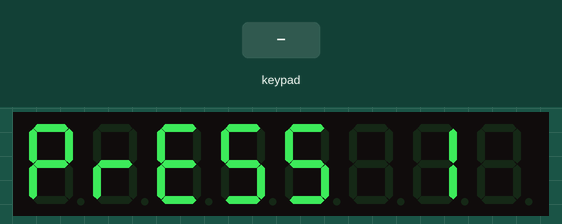
Simulated run of this sketch. Board: Arduino Uno, built with avr-gcc and run on an emulated ATmega328P. Parts: 8-digit seven-segment display. Inputs (shaded band) come from the test bench.

Above: at 1.2 s.
1.3 s: keypad keys 1 2 pressed 0.4 s apart
At 2.7 s:
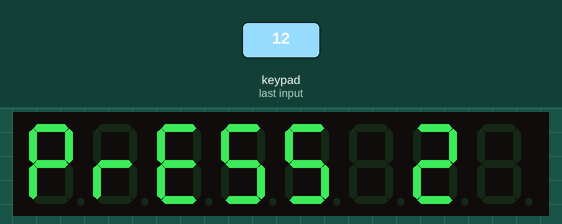
3.6 s: key '3' pressed
5.3 s: key '4' pressed
At 6.7 s:
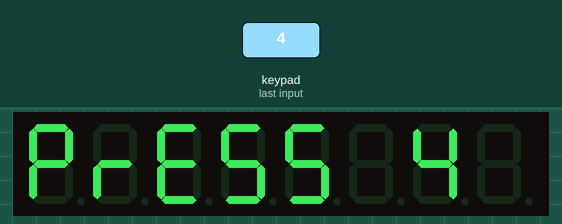
7.0 s: keypad keys 1 2 A pressed 0.4 s apart
At 8.4 s:
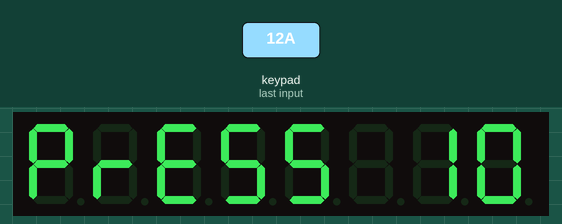
Timing chart, 0 to 10.0 s (numbered marks = the images above; inputs shaded):
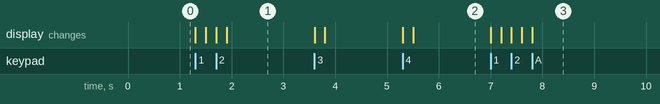

The sketch:

qyf-tm1638.ino
```cpp
/*
   Using the QYF-TM1638 module with Arduino UNO
   Connect DIO, CLK, and STB to digital pins
   Connect VCC to 5V
   Connect GND to GND
*/
#include <TM1638.h>
#include <TM1638QYF.h>

/* TM1638QYF dataPin, clockPin, strobePin */
const int DIOPIN = 8;  // TM1638QYF data pin "DIO"
const int CLKPIN = 9;  // TM1638QYF clock pin "CLK"
const int STBPIN = 10; // TM1638QYF strobe pin "STB"

TM1638QYF module(DIOPIN, CLKPIN, STBPIN);
word mode;

void setup()
{
  module.setupDisplay(true, 7);
  mode = 0;
}

void update(TM1638QYF* module, word* mode) {
  word buttons = module->getButtons();

  // button pressed - change mode
  if (buttons != 0) {
    *mode = buttons >> 1;

    if (*mode < 128) {
      module->clearDisplay();
      delay(100);
    }
  }

  switch (*mode) {
    case 0:
      module->setDisplayToString("press 1");
      break;
    case 1:
      module->setDisplayToString("press 2");
      break;
    case 2:
      module->setDisplayToString("press 3");
      break;
    case 4:
      module->setDisplayToString("press 4");
      break;
    case 8:
      module->setDisplayToString("press 5");
      break;
    case 16:
      module->setDisplayToString("press 6");
      break;
    case 32:
      module->setDisplayToString("press 7");
      break;
    case 64:
      module->setDisplayToString("press 8");
      break;
    case 128:
      module->setDisplayToString("press 9");
      break;
    case 256:
      module->setDisplayToString("press 10");
      break;
    case 512:
      module->setDisplayToString("press 11");
      break;
    case 1024:
      module->setDisplayToString("press 12");
      break;
    case 2048:
      module->setDisplayToString("press 13");
      break;
    case 4096:
      module->setDisplayToString("press 14");
      break;
    case 8192:
      module->setDisplayToString("press 15");
      break;
    case 16384:
      module->setDisplayToString("press 16");
      break;
    default:
      module->setDisplayToString("?????");
      break;
  }
}

void loop()
{
  update(&module, &mode);
}
```

Measured:
- after the input at 1.3 s, the display: first changes at once (image 1 shows a later state)
- after the input at 5.3 s, the display: first changes at once (image 2 shows a later state)
- after the input at 7.0 s, the display: first changes at once (image 3 shows a later state)
